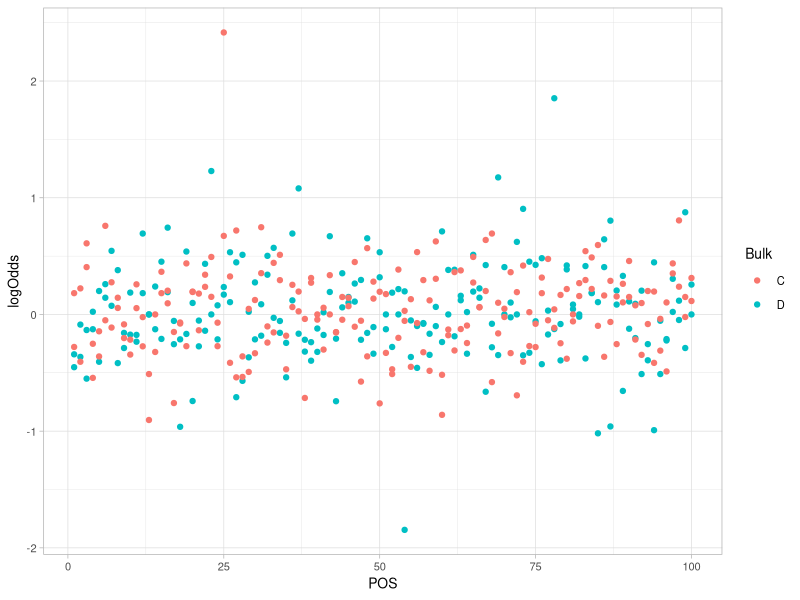
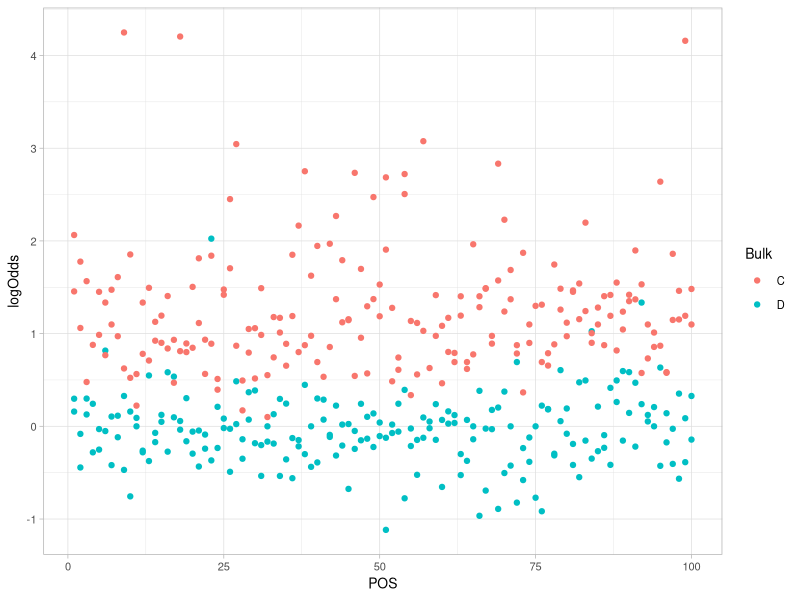
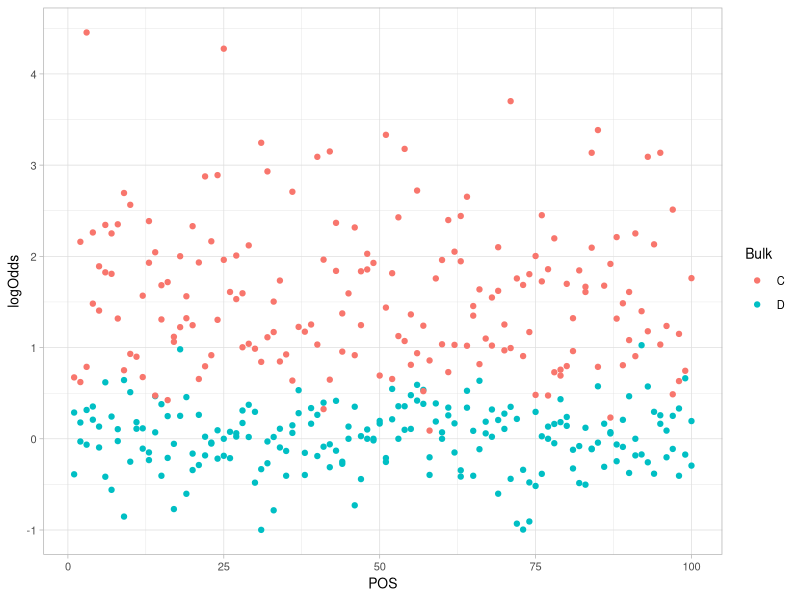
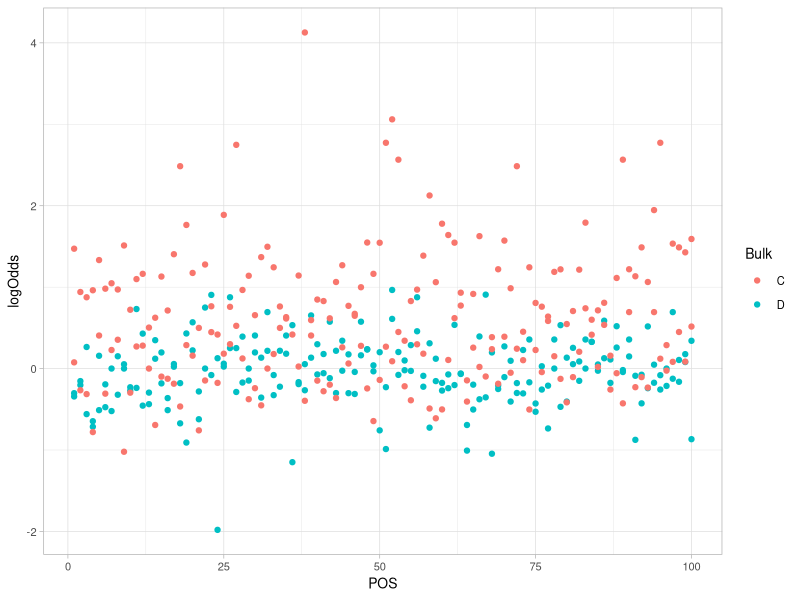
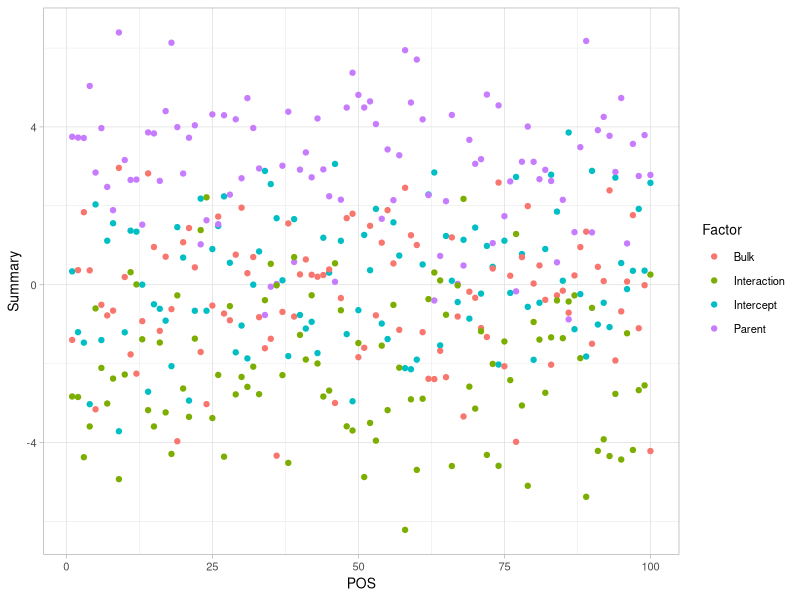
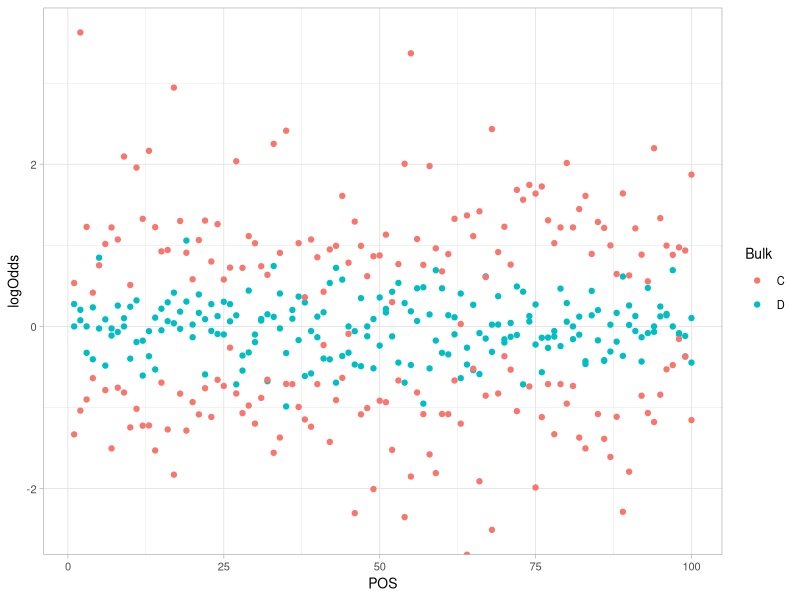
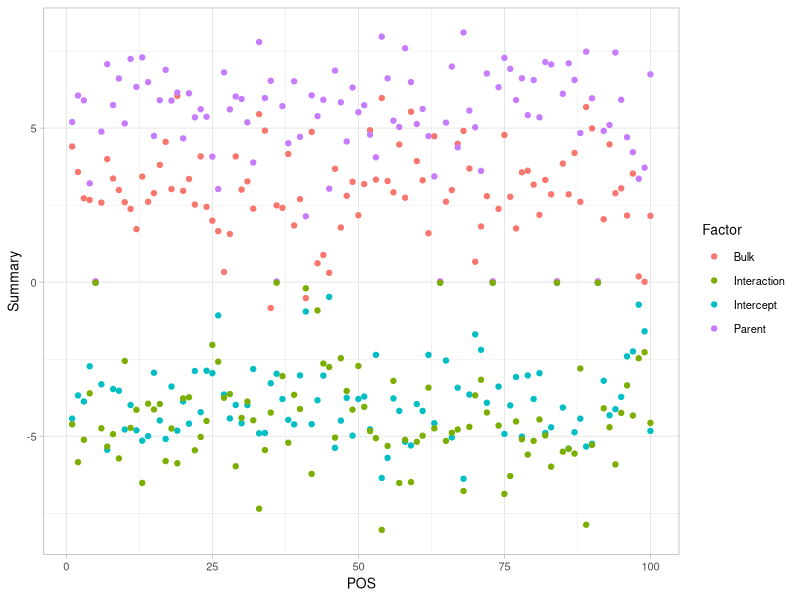
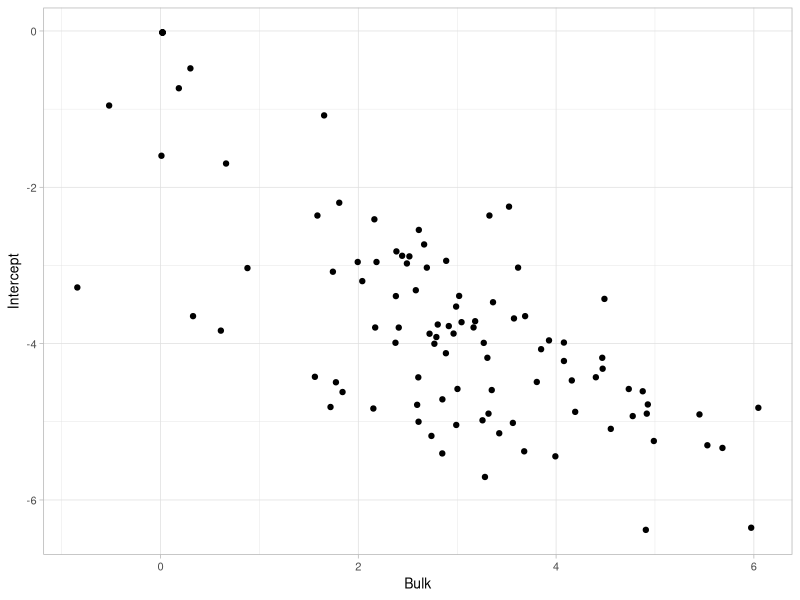

Generate these figures, in order, with R:
## ---- chunk 1
knitr::opts_chunk$set(echo = TRUE)

require(tidyr)
require(dplyr)
require(ggplot2)
require(reshape2)
ggplot2::theme_set(theme_light() + theme(text = element_text(size = 10)))

## ---- chunk 2
glm_cb2_short <- function(..., W, formula, numgroups = FALSE, outputlength = 4, return = c("Z")) {
  data <- list(...)
  
  #Ensure that there is a formula and W parameter
  if (is.null(W) || is.null(formula)) {
    stop("Weights (W) and formula must be provided")
  }
  #Set formula
  glm_formula <- as.formula(formula)
  #Ensure that formula works for the data provided
  if (!all(names(data) %in% all.vars(glm_formula))) {
    stop("One or more variables in the formula are not provided as arguments")
  }
  
  #########################
  #MAYBEWORKS
  for(i in all.vars(glm_formula)){
    if(length(unique(as.data.frame(data)[,i])) < 2){
      output <- rep(NA, outputlength)
      #print("Not enough levels within groups")
      
      return(output)
    }
  }
  
  glm_fit <- glm(glm_formula, data = as.data.frame(data), weights = W, family = binomial)
  
  #Return specific ones like z-score only
  if(return %in% "Z"){
    output <- summary(glm_fit)$coefficients[((length(summary(glm_fit)$coefficients)*0.5)+1):((length(summary(glm_fit)$coefficients)*0.75))]
  }
  
  if(length(output) == outputlength){
    return(output)
  }else{
    return(rep(NA, outputlength))
  }
  
}

## ---- chunk 3
#let's just say everything is the same

Unselected_O <- data.frame(POS = 1:100,
                          Bulk = "D",
                          Parent = "O",
                          B = rnorm(100, mean = 40, sd = 10),
                          b = rnorm(100, mean = 40, sd = 10))

Unselected_W <- data.frame(POS = 1:100,
                          Bulk = "D",
                          Parent = "W",
                          B = rnorm(100, mean = 40, sd = 10),
                          b = rnorm(100, mean = 40, sd = 10))

Selected_O <- data.frame(POS = 1:100,
                          Bulk = "C",
                          Parent = "O",
                          B = rnorm(100, mean = 40, sd = 10),
                          b = rnorm(100, mean = 40, sd = 10))

Selected_W <- data.frame(POS = 1:100,
                          Bulk = "C",
                          Parent = "W",
                          B = rnorm(100, mean = 40, sd = 10),
                          b = rnorm(100, mean = 40, sd = 10))

rbind(Unselected_O,
      Unselected_W,
      Selected_O,
      Selected_W) %>%
  
  pivot_longer(c(B, b), names_to = "Allele", values_to = "Reads") %>%
  mutate(Reads = ceiling(Reads)) -> NullModel

NullModel %>% pivot_wider(names_from = Allele, values_from = Reads) %>%
  mutate(logOdds = log(B/b)) %>%
  ggplot(aes(x = POS, y = logOdds, color = Bulk)) + geom_point()

NullModel %>% #filter(POS == 1) %>%
  group_by(POS) %>%
  mutate_if(is.character, as.factor) %>%
  summarize(Summary = glm_cb2_short(Allele = Allele,
                             Bulk = Bulk,
                             Parent = Parent,
                             #Rep = Rep,
                             W = Reads,
                             formula = "Allele ~ Bulk * Parent",
                             outputlength = 4),
            Factor = (c("Intercept", "Bulk", "Parent", "Interaction"))) -> Null_GLM

# Null_GLM %>% ggplot(aes(x = POS, y = Summary, color = Factor)) + geom_point()
# 
# Null_GLM %>% pivot_wider(names_from = Factor, values_from = Summary) %>% ggplot(aes(x = Bulk, y = Intercept)) + geom_point()
# Null_GLM %>% pivot_wider(names_from = Factor, values_from = Summary) %>% ggplot(aes(x = Parent, y = Interaction)) + geom_point()



## ---- chunk 4
#let's just say everything is the same

Unselected_O <- data.frame(POS = 1:100,
                          Bulk = "D",
                          Parent = "O",
                          B = rnorm(100, mean = 40, sd = 10),
                          b = rnorm(100, mean = 40, sd = 10))

Unselected_W <- data.frame(POS = 1:100,
                          Bulk = "D",
                          Parent = "W",
                          B = rnorm(100, mean = 40, sd = 10),
                          b = rnorm(100, mean = 40, sd = 10))

Selected_O <- data.frame(POS = 1:100,
                          Bulk = "C",
                          Parent = "O",
                          B = rnorm(100, mean = 60, sd = 10),
                          b = rnorm(100, mean = 20, sd = 10))

Selected_W <- data.frame(POS = 1:100,
                          Bulk = "C",
                          Parent = "W",
                          B = rnorm(100, mean = 60, sd = 10),
                          b = rnorm(100, mean = 20, sd = 10))

rbind(Unselected_O,
      Unselected_W,
      Selected_O,
      Selected_W) %>%
  
  pivot_longer(c(B, b), names_to = "Allele", values_to = "Reads") %>%
  mutate(Reads = ceiling(Reads)) -> BulkModel

BulkModel %>% pivot_wider(names_from = Allele, values_from = Reads) %>%
  mutate(logOdds = log(B/b)) %>%
  ggplot(aes(x = POS, y = logOdds, color = Bulk)) + geom_point()

BulkModel %>% filter(Reads > 0) %>%
  group_by(POS) %>%
  mutate_if(is.character, as.factor) %>%
  summarize(Summary = glm_cb2_short(Allele = Allele,
                             Bulk = Bulk,
                             Parent = Parent,
                             W = Reads,
                             formula = "Allele ~ Bulk * Parent",
                             outputlength = 4),
            Factor = (c("Intercept", "Bulk", "Parent", "Interaction"))) -> Bulk_GLM

# Bulk_GLM %>% ggplot(aes(x = POS, y = Summary, color = Factor)) + geom_point()
# 
# Bulk_GLM %>% pivot_wider(names_from = Factor, values_from = Summary) %>% ggplot(aes(x = Bulk, y = Intercept)) + geom_point()
# Bulk_GLM %>% pivot_wider(names_from = Factor, values_from = Summary) %>% ggplot(aes(x = Parent, y = Interaction)) + geom_point()



## ---- chunk 5
#let's just say everything is the same

Unselected_O <- data.frame(POS = 1:100,
                          Bulk = "D",
                          Parent = "O",
                          B = rnorm(100, mean = 40, sd = 10),
                          b = rnorm(100, mean = 40, sd = 10))

Unselected_W <- data.frame(POS = 1:100,
                          Bulk = "D",
                          Parent = "W",
                          B = rnorm(100, mean = 40, sd = 10),
                          b = rnorm(100, mean = 40, sd = 10))

Selected_O <- data.frame(POS = 1:100,
                          Bulk = "C",
                          Parent = "O",
                          B = rnorm(100, mean = 70, sd = 10),
                          b = rnorm(100, mean = 10, sd = 10))

Selected_W <- data.frame(POS = 1:100,
                          Bulk = "C",
                          Parent = "W",
                          B = rnorm(100, mean = 60, sd = 10),
                          b = rnorm(100, mean = 20, sd = 10))

rbind(Unselected_O,
      Unselected_W,
      Selected_O,
      Selected_W) %>%
  
  pivot_longer(c(B, b), names_to = "Allele", values_to = "Reads") %>%
  mutate(Reads = ceiling(Reads)) -> ParentalModel

ParentalModel %>% pivot_wider(names_from = Allele, values_from = Reads) %>%
  mutate(logOdds = log(B/b)) %>%
  ggplot(aes(x = POS, y = logOdds, color = Bulk)) + geom_point()

ParentalModel %>% filter(Reads > 0) %>%
  group_by(POS) %>%
  mutate_if(is.character, as.factor) %>%
  summarize(Summary = glm_cb2_short(Allele = Allele,
                             Bulk = Bulk,
                             Parent = Parent,
                             W = Reads,
                             formula = "Allele ~ Bulk * Parent",
                             outputlength = 4),
            Factor = (c("Intercept", "Bulk", "Parent", "Interaction"))) -> Parental_GLM

# Parental_GLM %>% ggplot(aes(x = POS, y = Summary, color = Factor)) + geom_point()
# 
# Parental_GLM %>% pivot_wider(names_from = Factor, values_from = Summary) %>% ggplot(aes(x = Bulk, y = Intercept)) + geom_point()
# Parental_GLM %>% pivot_wider(names_from = Factor, values_from = Summary) %>% ggplot(aes(x = Parent, y = Interaction)) + geom_point()



## ---- chunk 6
#let's just say everything is the same

Unselected_O <- data.frame(POS = 1:100,
                          Bulk = "D",
                          Parent = "O",
                          B = rnorm(100, mean = 40, sd = 10),
                          b = rnorm(100, mean = 40, sd = 10))

Unselected_W <- data.frame(POS = 1:100,
                          Bulk = "D",
                          Parent = "W",
                          B = rnorm(100, mean = 40, sd = 10),
                          b = rnorm(100, mean = 40, sd = 10))

Selected_O <- data.frame(POS = 1:100,
                          Bulk = "C",
                          Parent = "O",
                          B = rnorm(100, mean = 40, sd = 10),
                          b = rnorm(100, mean = 40, sd = 10))

Selected_W <- data.frame(POS = 1:100,
                          Bulk = "C",
                          Parent = "W",
                          B = rnorm(100, mean = 60, sd = 10),
                          b = rnorm(100, mean = 20, sd = 10))

rbind(Unselected_O,
      Unselected_W,
      Selected_O,
      Selected_W) %>%
  
  pivot_longer(c(B, b), names_to = "Allele", values_to = "Reads") %>%
  mutate(Reads = ceiling(Reads)) -> SingleParentModel

SingleParentModel %>% pivot_wider(names_from = Allele, values_from = Reads) %>%
  mutate(logOdds = log(B/b)) %>%
  ggplot(aes(x = POS, y = logOdds, color = Bulk)) + geom_point()

SingleParentModel %>% filter(Reads > 0) %>%
  group_by(POS) %>%
  mutate_if(is.character, as.factor) %>%
  summarize(Summary = glm_cb2_short(Allele = Allele,
                             Bulk = Bulk,
                             Parent = Parent,
                             W = Reads,
                             formula = "Allele ~ Bulk * Parent",
                             outputlength = 4),
            Factor = (c("Intercept", "Bulk", "Parent", "Interaction"))) -> SingleParent_GLM

SingleParent_GLM %>% ggplot(aes(x = POS, y = Summary, color = Factor)) + geom_point()

# SingleParent_GLM %>% pivot_wider(names_from = Factor, values_from = Summary) %>% ggplot(aes(x = Bulk, y = Intercept)) + geom_point()
# SingleParent_GLM %>% pivot_wider(names_from = Factor, values_from = Summary) %>% ggplot(aes(x = Parent, y = Interaction)) + geom_point()
# 


## ---- chunk 7
#let's just say everything is the same

Unselected_O <- data.frame(POS = 1:100,
                          Bulk = "D",
                          Parent = "O",
                          B = rnorm(100, mean = 40, sd = 10),
                          b = rnorm(100, mean = 40, sd = 10))

Unselected_W <- data.frame(POS = 1:100,
                          Bulk = "D",
                          Parent = "W",
                          B = rnorm(100, mean = 40, sd = 10),
                          b = rnorm(100, mean = 40, sd = 10))

Selected_O <- data.frame(POS = 1:100,
                          Bulk = "C",
                          Parent = "O",
                          B = rnorm(100, mean = 20, sd = 10),
                          b = rnorm(100, mean = 60, sd = 10))

Selected_W <- data.frame(POS = 1:100,
                          Bulk = "C",
                          Parent = "W",
                          B = rnorm(100, mean = 60, sd = 10),
                          b = rnorm(100, mean = 20, sd = 10))

rbind(Unselected_O,
      Unselected_W,
      Selected_O,
      Selected_W) %>%
  
  pivot_longer(c(B, b), names_to = "Allele", values_to = "Reads") %>%
  mutate(Reads = ceiling(Reads)) -> EpistaticModel

EpistaticModel %>% pivot_wider(names_from = Allele, values_from = Reads) %>%
  mutate(logOdds = log(B/b)) %>%
  ggplot(aes(x = POS, y = logOdds, color = Bulk)) + geom_point()

EpistaticModel %>% filter(Reads > 0) %>%
  group_by(POS) %>%
  mutate_if(is.character, as.factor) %>%
  summarize(Summary = glm_cb2_short(Allele = Allele,
                             Bulk = Bulk,
                             Parent = Parent,
                             W = Reads,
                             formula = "Allele ~ Bulk * Parent",
                             outputlength = 4),
            Factor = (c("Intercept", "Bulk", "Parent", "Interaction"))) -> Epistatic_GLM

Epistatic_GLM %>% ggplot(aes(x = POS, y = Summary, color = Factor)) + geom_point()

Epistatic_GLM %>% pivot_wider(names_from = Factor, values_from = Summary) %>% ggplot(aes(x = Bulk, y = Intercept)) + geom_point()
Epistatic_GLM %>% pivot_wider(names_from = Factor, values_from = Summary) %>% ggplot(aes(x = Parent, y = Interaction)) + geom_point()



## ---- chunk 8
rbind(data.frame(Null_GLM, ds = "A_Null"),
      data.frame(Parental_GLM, ds = "B_Bulk"),
      data.frame(SingleParent_GLM, ds = "C_Single Parent"),
      data.frame(Epistatic_GLM, ds = "D_Sign Epistasis")) -> Simulations

Simulations %>% ggplot(aes(x = ds, y = Summary, color = Factor)) + geom_hline(yintercept = 0) +
  geom_boxplot(size = 1, alpha = 0.4) + geom_point(size = 2, alpha = 0.2, width = 0.2, position = position_jitterdodge(jitter.width = 0.1)) 

## ---- chunk 9

Simulations %>% pivot_wider(values_from = Summary, names_from = Factor) %>%
  ggplot(aes(x = Parent, y = Interaction, color = ds, fill = ds)) + geom_point() + geom_smooth(method = "lm") + 
  scale_color_manual(values = c("black", "gray", "purple", "firebrick")) +
  scale_fill_manual(values = c("black", "gray", "purple", "firebrick"))

Simulations %>% pivot_wider(values_from = Summary, names_from = Factor) %>%
  ggplot(aes(x = Bulk, y = Intercept, color = ds, fill = ds)) + geom_point() + geom_smooth(method = "lm") +
  scale_color_manual(values = c("black", "gray", "purple", "firebrick")) +
  scale_fill_manual(values = c("black", "gray", "purple", "firebrick"))

Simulations %>% pivot_wider(values_from = Summary, names_from = Factor) %>%
  ggplot(aes(x = Bulk, y = Interaction, color = ds, fill = ds)) + geom_point() + geom_smooth(method = "lm") +
  scale_color_manual(values = c("black", "gray", "purple", "firebrick")) +
  scale_fill_manual(values = c("black", "gray", "purple", "firebrick"))

Simulations %>% pivot_wider(values_from = Summary, names_from = Factor) %>%
  ggplot(aes(x = Parent, y = Intercept, color = ds, fill = ds)) + geom_point() + geom_smooth(method = "lm") +
  scale_color_manual(values = c("black", "gray", "purple", "firebrick")) +
  scale_fill_manual(values = c("black", "gray", "purple", "firebrick"))

## ---- chunk 10
Unselected_O <- data.frame(POS = 1:100,
                          Bulk = "D",
                          Parent = "O",
                          B = rnorm(100, mean = 200, sd = 10),
                          b = rnorm(100, mean = 200, sd = 10))

Unselected_W <- data.frame(POS = 1:100,
                          Bulk = "D",
                          Parent = "W",
                          B = rnorm(100, mean = 800, sd = 10),
                          b = rnorm(100, mean = 400, sd = 10))

Selected_O <- data.frame(POS = 1:100,
                          Bulk = "C",
                          Parent = "O",
                          B = rnorm(100, mean = 400, sd = 10),
                          b = rnorm(100, mean = 40, sd = 10))

Selected_W <- data.frame(POS = 1:100,
                          Bulk = "C",
                          Parent = "W",
                          B = rnorm(100, mean = 800, sd = 10),
                          b = rnorm(100, mean = 400, sd = 10))

rbind(Unselected_O, Unselected_W, Selected_O, Selected_W) %>%
  pivot_longer(c(B, b), names_to = "Allele", values_to = "Reads") %>%
  mutate(Reads = ceiling(Reads)) -> TestModel

TestModel %>% filter(Reads > 0) %>%
  group_by(POS) %>%
  mutate_if(is.character, as.factor) %>%
  summarize(Summary = glm_cb2_short(Allele = Allele,
                             Bulk = Bulk,
                             Parent = Parent,
                             W = Reads,
                             formula = "Allele ~ Bulk * Parent",
                             outputlength = 4),
            Factor = (c("Intercept", "Bulk", "Parent", "Interaction"))) %>%
  ggplot(aes(x = Factor, y = (Summary), color = Factor)) +
  geom_hline(yintercept = 0) +
  geom_boxplot(size = 1) + geom_jitter(size = 2, alpha = 0.4, width = 0.2) 

